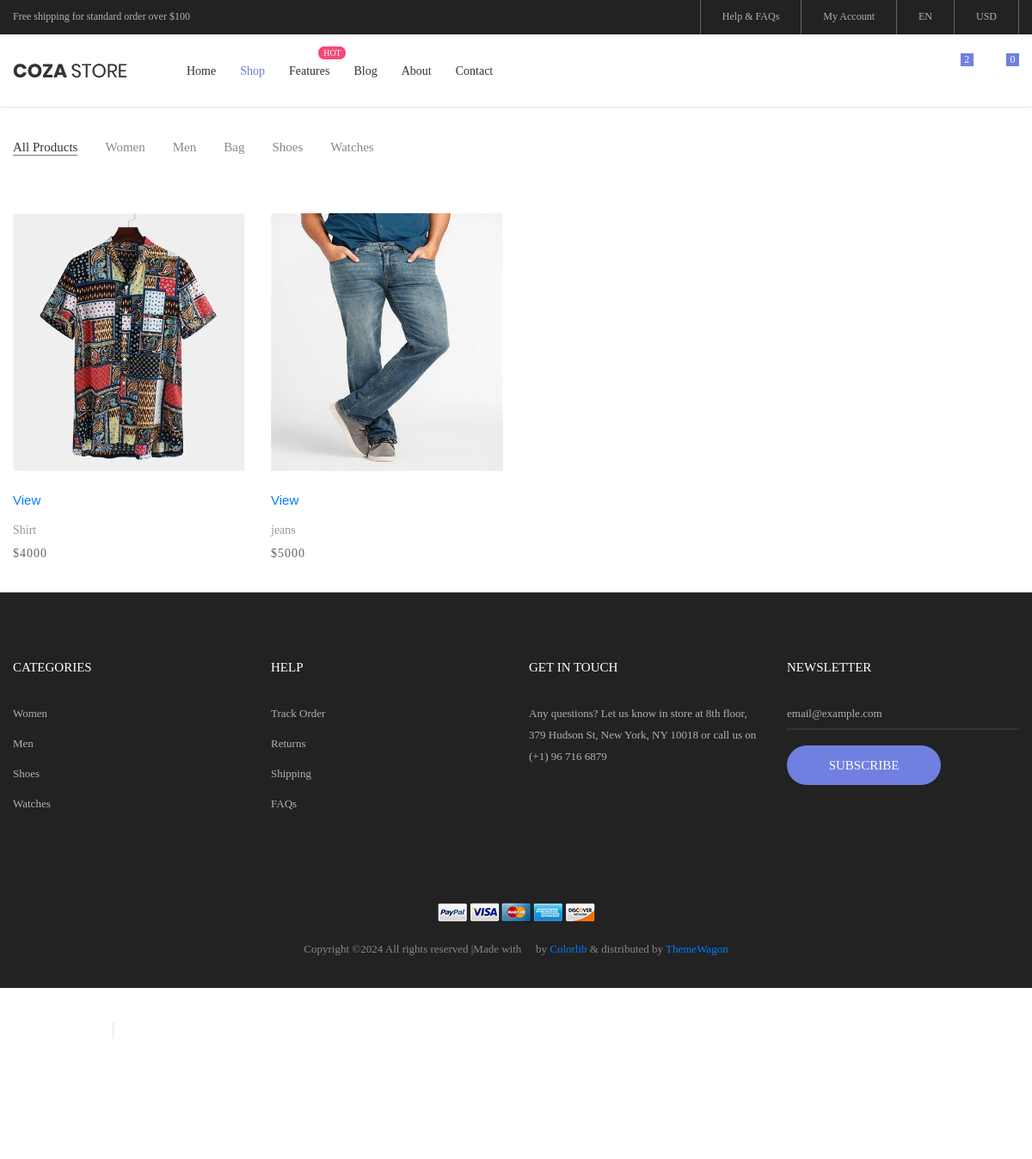
Screenshot of /Product_filtered/Mens Wear/ with the database file from the repository.
### Kidapp/models.py (models this page shows)
class ProductDb(models.Model):
    Product_Category = models.CharField(max_length=100,null=True,blank=True)
    Product_Name = models.CharField(max_length=100,null=True,blank=True)
    Quantity = models.IntegerField(null=True,blank=True)
    MRP = models.IntegerField(null=True,blank=True)
    Description = models.TextField(max_length=300,null=True,blank=True)
    Country = models.CharField(max_length=100,null=True,blank=True)
    Manufactured = models.CharField(max_length=100,null=True,blank=True)
    Image1 = models.ImageField(upload_to="Products",null=True,blank=True)
    Image2 = models.ImageField(upload_to="Products", null=True, blank=True)
    Image3 = models.ImageField(upload_to="Products", null=True, blank=True)

### Websapp/views.py (the view)
# urls.py: path('Product_filtered/<Ca_name>/',views.Productfilteredproducts,name="Product_filtered"),
def Productfilteredproducts(request,Ca_name):
    data = ProductDb.objects.filter(Product_Category=Ca_name)
    return render(request, "filteredproduct.html",{'data':data})

### Websapp/templates/filteredproduct.html (shortened to what this page needs)
<!DOCTYPE html>
{% load static %}
<html lang="en">
<head>
	<link rel="stylesheet" type="text/css" href="{% static 'Web/vendor/bootstrap/css/bootstrap.min.css' %}">
	<link rel="stylesheet" type="text/css" href="{% static 'Web/fonts/font-awesome-4.7.0/css/font-awesome.min.css' %}">
	<link rel="stylesheet" type="text/css" href="{% static 'Web/fonts/iconic/css/material-design-iconic-font.min.css' %}">
	<link rel="stylesheet" type="text/css" href="{% static 'Web/fonts/linearicons-v1.0.0/icon-font.min.css' %}">
	<link rel="stylesheet" type="text/css" href="{% static 'Web/vendor/animate/animate.css' %}">
	<link rel="stylesheet" type="text/css" href="{% static 'Web/vendor/css-hamburgers/hamburgers.min.css' %}">
	<link rel="stylesheet" type="text/css" href="{% static 'Web/vendor/animsition/css/animsition.min.css' %}">
	<link rel="stylesheet" type="text/css" href="{% static 'Web/vendor/select2/select2.min.css' %}">
	<link rel="stylesheet" type="text/css" href="{% static 'Web/vendor/daterangepicker/daterangepicker.css' %}">
	<link rel="stylesheet" type="text/css" href="{% static 'Web/vendor/slick/slick.css' %}">
	<link rel="stylesheet" type="text/css" href="{% static 'Web/vendor/MagnificPopup/magnific-popup.css' %}">
	<link rel="stylesheet" type="text/css" href="{% static 'Web/vendor/perfect-scrollbar/perfect-scrollbar.css' %}">
	<link rel="stylesheet" type="text/css" href="{% static 'Web/css/util.css' %}">
	<link rel="stylesheet" type="text/css" href="{% static 'Web/css/main.css' %}">
</head>
<body class="animsition">
	<header class="header-v4">
		<div class="container-menu-desktop">
			<div class="top-bar">
				<div class="content-topbar flex-sb-m h-full container">
					<div class="left-top-bar">
						Free shipping for standard order over $100
					</div>
					<div class="right-top-bar flex-w h-full">
						<a href="#" class="flex-c-m trans-04 p-lr-25">
							Help & FAQs
						</a>
						<a href="#" class="flex-c-m trans-04 p-lr-25">
							My Account
						</a>
						<a href="#" class="flex-c-m trans-04 p-lr-25">
							EN
						</a>
						<a href="#" class="flex-c-m trans-04 p-lr-25">
							USD
						</a>
					</div>
				</div>
			</div>
			<div class="wrap-menu-desktop how-shadow1">
				<nav class="limiter-menu-desktop container">
					<a href="#" class="logo">
						<img src="{% static 'Web/images/icons/logo-01.png' %}" alt="IMG-LOGO">
					</a>
					<div class="menu-desktop">
						<ul class="main-menu">
							<li>
								<a href="index.html">Home</a>
							</li>
							<li class="active-menu">
								<a href="product.html">Shop</a>
							</li>
							<li class="label1" data-label1="hot">
								<a href="shoping-cart.html">Features</a>
							</li>
							<li>
								<a href="blog.html">Blog</a>
							</li>
							<li>
								<a href="about.html">About</a>
							</li>
							<li>
								<a href="contact.html">Contact</a>
							</li>
						</ul>
					</div>
					<div class="wrap-icon-header flex-w flex-r-m">
						<div class="icon-header-item cl2 hov-cl1 trans-04 p-l-22 p-r-11 js-show-modal-search">
							<i class="zmdi zmdi-search"></i>
						</div>
						<div class="icon-header-item cl2 hov-cl1 trans-04 p-l-22 p-r-11 icon-header-noti js-show-cart" data-notify="2">
							<i class="zmdi zmdi-shopping-cart"></i>
						</div>
						<a href="#" class="icon-header-item cl2 hov-cl1 trans-04 p-l-22 p-r-11 icon-header-noti" data-notify="0">
							<i class="zmdi zmdi-favorite-outline"></i>
						</a>
					</div>
				</nav>
			</div>
		</div>
	</header>
	<div class="bg0 m-t-23 p-b-140">
		<div class="container">
			<div class="flex-w flex-sb-m p-b-52">
				<div class="flex-w flex-l-m filter-tope-group m-tb-10">
					<button class="stext-106 cl6 hov1 bor3 trans-04 m-r-32 m-tb-5 how-active1" data-filter="*">
						All Products
					</button>
					<button class="stext-106 cl6 hov1 bor3 trans-04 m-r-32 m-tb-5" data-filter=".women">
						Women
					</button>
					<button class="stext-106 cl6 hov1 bor3 trans-04 m-r-32 m-tb-5" data-filter=".men">
						Men
					</button>
					<button class="stext-106 cl6 hov1 bor3 trans-04 m-r-32 m-tb-5" data-filter=".bag">
						Bag
					</button>
					<button class="stext-106 cl6 hov1 bor3 trans-04 m-r-32 m-tb-5" data-filter=".shoes">
						Shoes
					</button>
					<button class="stext-106 cl6 hov1 bor3 trans-04 m-r-32 m-tb-5" data-filter=".watches">
						Watches
					</button>
				</div>
			</div>
			<div class="row isotope-grid">
{% for i in data %}
				<div class="col-sm-6 col-md-4 col-lg-3 p-b-35 isotope-item women">
					<div class="block2">
						<div class="block2-pic hov-img0">
							<img src="{{i.Image1.url}}" alt="IMG-PRODUCT" height="300px" width="400px">
							<a href="{% url 'Single_product' pro_id=i.id %}" ><br><br>
								View
							</a>
						</div>
						<div class="block2-txt flex-w flex-t p-t-14">
							<div class="block2-txt-child1 flex-col-l ">
								<a href="#" class="stext-104 cl4 hov-cl1 trans-04 js-name-b2 p-b-6">
									{{i.Product_Name}}
								</a>
								<span class="stext-105 cl3">
									${{i.MRP}}
								</span>
							</div>
						</div>
					</div>
				</div>
				{% endfor %}
			</div>
		</div>
	<footer class="bg3 p-t-75 p-b-32">
		<div class="container">
			<div class="row">
				<div class="col-sm-6 col-lg-3 p-b-50">
					<h4 class="stext-301 cl0 p-b-30">
						Categories
					</h4>
					<ul>
						<li class="p-b-10">
							<a href="#" class="stext-107 cl7 hov-cl1 trans-04">
								Women
							</a>
						</li>
						<li class="p-b-10">
							<a href="#" class="stext-107 cl7 hov-cl1 trans-04">
								Men
							</a>
						</li>
						<li class="p-b-10">
							<a href="#" class="stext-107 cl7 hov-cl1 trans-04">
								Shoes
							</a>
						</li>
						<li class="p-b-10">
							<a href="#" class="stext-107 cl7 hov-cl1 trans-04">
								Watches
							</a>
						</li>
					</ul>
				</div>
				<div class="col-sm-6 col-lg-3 p-b-50">
					<h4 class="stext-301 cl0 p-b-30">
						Help
					</h4>
					<ul>
						<li class="p-b-10">
							<a href="#" class="stext-107 cl7 hov-cl1 trans-04">
								Track Order
							</a>
						</li>
						<li class="p-b-10">
							<a href="#" class="stext-107 cl7 hov-cl1 trans-04">
								Returns
							</a>
						</li>
						<li class="p-b-10">
							<a href="#" class="stext-107 cl7 hov-cl1 trans-04">
								Shipping
							</a>
						</li>
						<li class="p-b-10">
							<a href="#" class="stext-107 cl7 hov-cl1 trans-04">
								FAQs
							</a>
						</li>
					</ul>
				</div>
				<div class="col-sm-6 col-lg-3 p-b-50">
					<h4 class="stext-301 cl0 p-b-30">
						GET IN TOUCH
					</h4>
					<p class="stext-107 cl7 size-201">
						Any questions? Let us know in store at 8th floor, 379 Hudson St, New York, NY 10018 or call us on (+1) 96 716 6879
					</p>
					<div class="p-t-27">
						<a href="#" class="fs-18 cl7 hov-cl1 trans-04 m-r-16">
							<i class="fa fa-facebook"></i>
						</a>
						<a href="#" class="fs-18 cl7 hov-cl1 trans-04 m-r-16">
							<i class="fa fa-instagram"></i>
						</a>
						<a href="#" class="fs-18 cl7 hov-cl1 trans-04 m-r-16">
							<i class="fa fa-pinterest-p"></i>
						</a>
					</div>
				</div>
				<div class="col-sm-6 col-lg-3 p-b-50">
					<h4 class="stext-301 cl0 p-b-30">
						Newsletter
					</h4>
					<form>
						<div class="wrap-input1 w-full p-b-4">
							<input class="input1 bg-none plh1 stext-107 cl7" type="text" name="email" placeholder="email@example.com">
						</div>
						<div class="p-t-18">
							<button class="flex-c-m stext-101 cl0 size-103 bg1 bor1 hov-btn2 p-lr-15 trans-04">
								Subscribe
							</button>
						</div>
					</form>
				</div>
			</div>
			<div class="p-t-40">
				<div class="flex-c-m flex-w p-b-18">
					<a href="#" class="m-all-1">
						<img src="images/icons/icon-pay-01.png" alt="ICON-PAY">
					</a>
					<a href="#" class="m-all-1">
						<img src="images/icons/icon-pay-02.png" alt="ICON-PAY">
					</a>
					<a href="#" class="m-all-1">
						<img src="images/icons/icon-pay-03.png" alt="ICON-PAY">
					</a>
					<a href="#" class="m-all-1">
						<img src="images/icons/icon-pay-04.png" alt="ICON-PAY">
					</a>
					<a href="#" class="m-all-1">
						<img src="images/icons/icon-pay-05.png" alt="ICON-PAY">
					</a>
				</div>
				<p class="stext-107 cl6 txt-center">
Copyright &copy;<script>document.write(new Date().getFullYear());</script> All rights reserved |Made with <i class="fa fa-heart-o" aria-hidden="true"></i> by <a href="https://colorlib.com" target="_blank">Colorlib</a> &amp; distributed by <a href="https://themewagon.com" target="_blank">ThemeWagon</a>
				</p>
			</div>
		</div>
	</footer>
							<div class="flex-w flex-m p-l-100 p-t-40 respon7">
								<div class="flex-m bor9 p-r-10 m-r-11">
									<a href="#" class="fs-14 cl3 hov-cl1 trans-04 lh-10 p-lr-5 p-tb-2 js-addwish-detail tooltip100" data-tooltip="Add to Wishlist">
										<i class="zmdi zmdi-favorite"></i>
									</a>
								</div>
								<a href="#" class="fs-14 cl3 hov-cl1 trans-04 lh-10 p-lr-5 p-tb-2 m-r-8 tooltip100" data-tooltip="Facebook">
									<i class="fa fa-facebook"></i>
								</a>
								<a href="#" class="fs-14 cl3 hov-cl1 trans-04 lh-10 p-lr-5 p-tb-2 m-r-8 tooltip100" data-tooltip="Twitter">
									<i class="fa fa-twitter"></i>
								</a>
								<a href="#" class="fs-14 cl3 hov-cl1 trans-04 lh-10 p-lr-5 p-tb-2 m-r-8 tooltip100" data-tooltip="Google Plus">
									<i class="fa fa-google-plus"></i>
								</a>
							</div>
						</div>
</body>
</html>

### rows the page displays
ProductDb: Image1 (picture), Product_Name "Shirt", MRP "4000"
ProductDb: Image1 (picture), Product_Name "jeans", MRP "5000"
